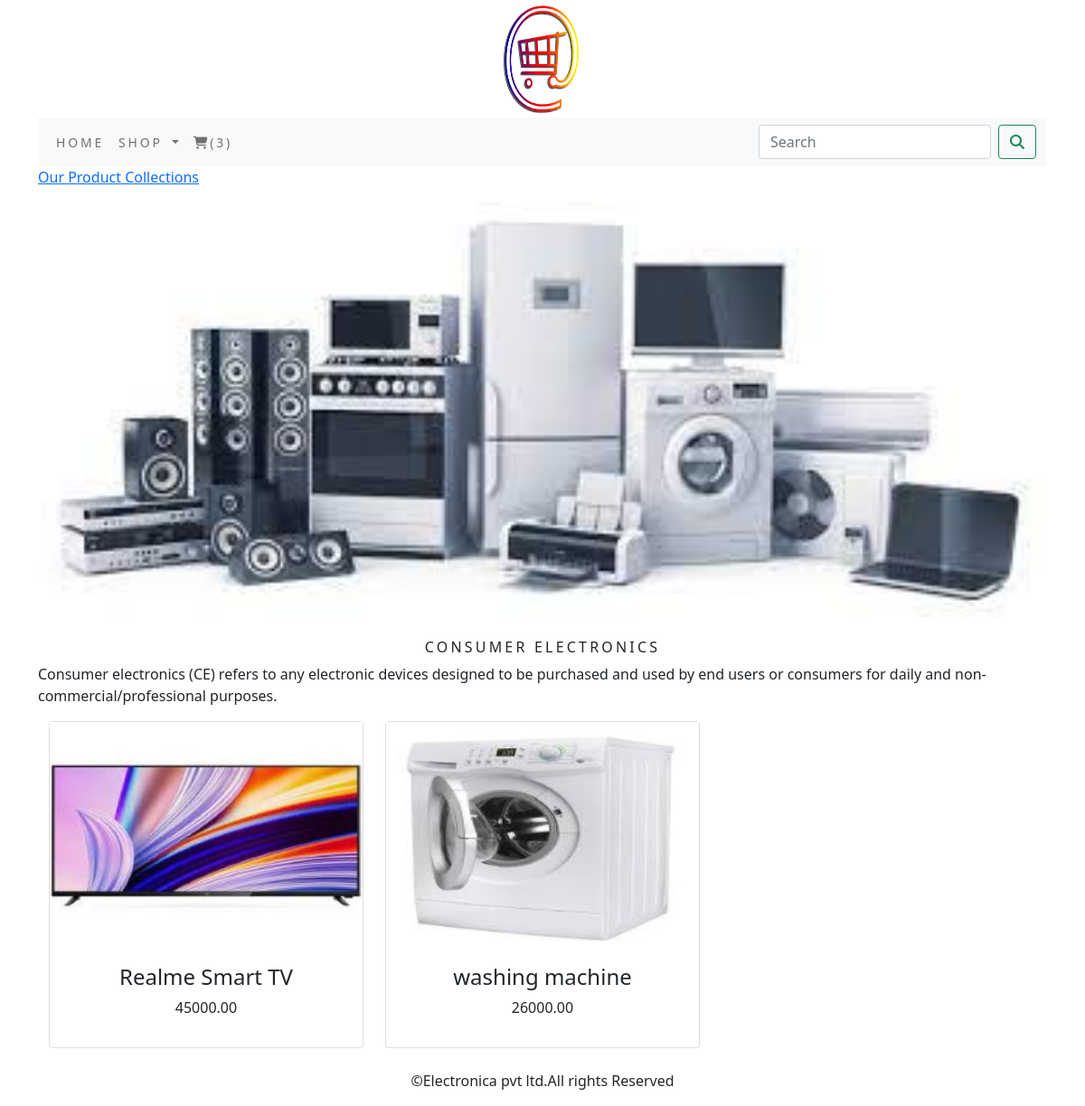
/shop/consumer-electronics/, run on the app's committed database.
### shop/models.py (models this page shows, shortened)
class Category(models.Model):
    name=models.CharField(max_length=250,unique=True)
    slug=models.SlugField(max_length=250,unique=True)
    description=models.TextField(blank=True)
    image=models.ImageField(upload_to='category',blank=True)
    class Meta:
        ordering=('name',)
        verbose_name='category'
        verbose_name_plural='categories'
    def get_url(self):
        return reverse ('shop:products_by_category',args=[self.slug])

class Product(models.Model):
    name = models.CharField(max_length=250, unique=True)
    slug = models.SlugField(max_length=250, unique=True)
    description = models.TextField(blank=True)
    price=models.DecimalField(max_digits=10,decimal_places=2)
    category=models.ForeignKey(Category,on_delete=models.CASCADE)
    image = models.ImageField(upload_to='product', blank=True)
    stock=models.IntegerField()
    available=models.BooleanField(default=True)
    created=models.DateTimeField(auto_now_add=True)
    updated=models.DateTimeField(auto_now=True)
    def get_url(self):
        return reverse ('shop:prodCatdetail',args=[self.category.slug,self.slug])
    class Meta:
        ordering = ('name',)
        verbose_name = 'product'
        verbose_name_plural = 'products'

### shop/views.py (the view)
# urls.py: path('',views.allProdCat,name='allProdCat'),
def allProdCat(request,c_slug=None):
    c_page=None
    products_list=None
    if c_slug!=None:
        c_page=get_object_or_404(Category,slug=c_slug)
        products_list=Product.objects.all().filter(category=c_page,available=True)
    else:
        products_list=Product.objects.all().filter(available=True)
    paginator=Paginator(products_list,6)
    try:
        page=int(request.GET.get('page','1'))
    except:
        page=1
    try:
        products=paginator.page(page)
    except (EmptyPage,InvalidPage):
        products=Paginator.page(paginator.num_pages)
    return render(request,"category.html",{'category':c_page,'products':products})

### cart/context_processors.py (called while the page is built)
def counter(request):
    item_count=0
    if 'admin' in request.path:
        return {}
    else:
        try:
            cart=Cart.objects.filter(cart_id=_cart_id(request))
            cart_items=CartItem.objects.all().filter(cart=cart[:1])
            for cart_item in cart_items:
                item_count+= cart_item.quantity
        except Cart.DoesNotExist:
            item_count+=0
    return dict(item_count=item_count)

### cart/views.py (called while the page is built)
def _cart_id(request):
    cart=request.session.session_key
    if not cart:
        cart=request.session.create()
        return cart

### shop/context_processors.py (called while the page is built)
def menu_links(request):
    links=Category.objects.all()
    return dict(links=links)

### templates/category.html (shortened to what this page needs)
{% extends 'base.html' %}
{% load static %}
{% block content %}
     {% if category %}
     <div>
        <div class="row my_row_class">
            <div class="mx-auto">
          <p><a href="{% url 'shop:allProdCat' %}">Our Product Collections</a></p>
            </div>
        </div>
     </div>
     {% endif %}
<div class="mx-auto">
    {% if category %}
       <img class="my_image" src="{{category.image.url}}" alt="{{category.name}}">
</div>
     <br>
<div>
    <h1 class="text-center my_title">{{category.name}}</h1>
    <p class="text-justify">{{category.description}}</p>
</div>
    {% endif %}
<div class="container">
  <div class="row mx_auto">
    {% for product in products.object_list %}
    <div class="my_bottom_margin col-9 col-sm-12  col-md-4 col-lg-4">
      <div class="card text-center" style="min-width:18rem;">
         <a href="{{product.get_url}}"><img class="card_img_top my_image" src="{{product.image.url}}" alt="{{product.name}}"></a>
        <div class="card-body">
           <h4>{{product.name}}</h4>
           <p>{{product.price}}</p>
        </div>
      </div>
    </div>
    {% endfor %}
  </div>
    <br>
</div>
{% endblock %}

### static/css/custom.css (style rules this page uses)
body { font-family: 'Lato', sans-serif; }
.my_image { width:100%; height:auto; }
.my_title { font-size:16px; text-transform:uppercase; letter-spacing:.2em; }
.my_bottom_margin { margin_bottom:10px; }

### data on the page
Category: image (picture), name "CONSUMER ELECTRONICS", description "Consumer electronics (CE) refers to any electronic devices designed to be purchased and used by end users or consumers for daily and non-commercial/professional purposes."
Product: image (picture), name "Realme Smart TV", price "45000.00"
Product: image (picture), name "washing machine", price "26000.00"

### other printed values
{{ item_count }} "3"
